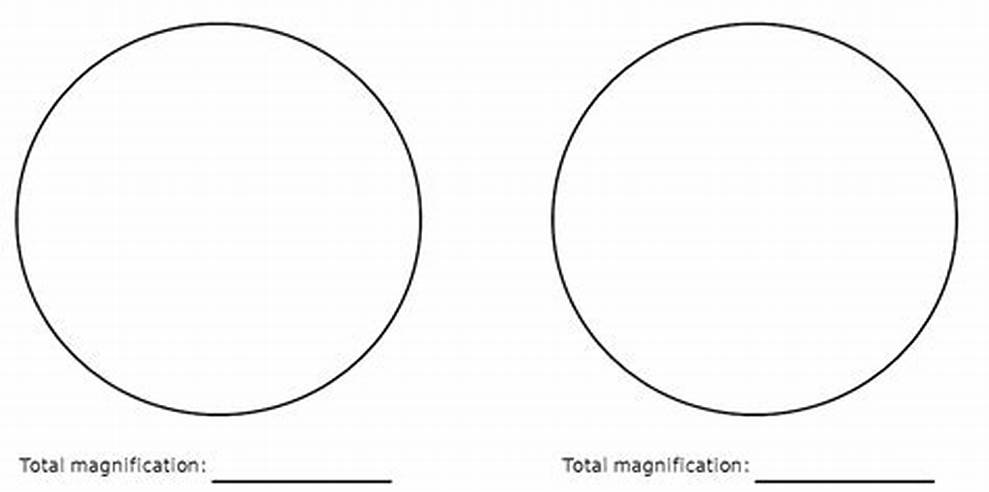
#> input picture distancia.jpg, 989 x 492 px, given in place of the camera
$ python 'Programa 2.Contorno.py'
#> lines starting #> are read from the running program, lines starting #| are printed output that depends on the picture; after the words box and inside, x2 and y2 are one past the last pixel; in counts of white or black regions, pixels touching at a corner belong together
import cv2
import numpy as np

scala_reference = 20.0
reference_width = None

cap = cv2.VideoCapture(0)

while True:
    ret, frame = cap.read()
#> frame is the input picture: shape (492, 989, 3); min 0, max 255, mean 248.4
    if not ret:
        break

    gray = cv2.cvtColor(frame, cv2.COLOR_BGR2GRAY)
    blurred = cv2.GaussianBlur(gray, (5, 5), 0)
    edges = cv2.Canny(blurred, 50, 150)
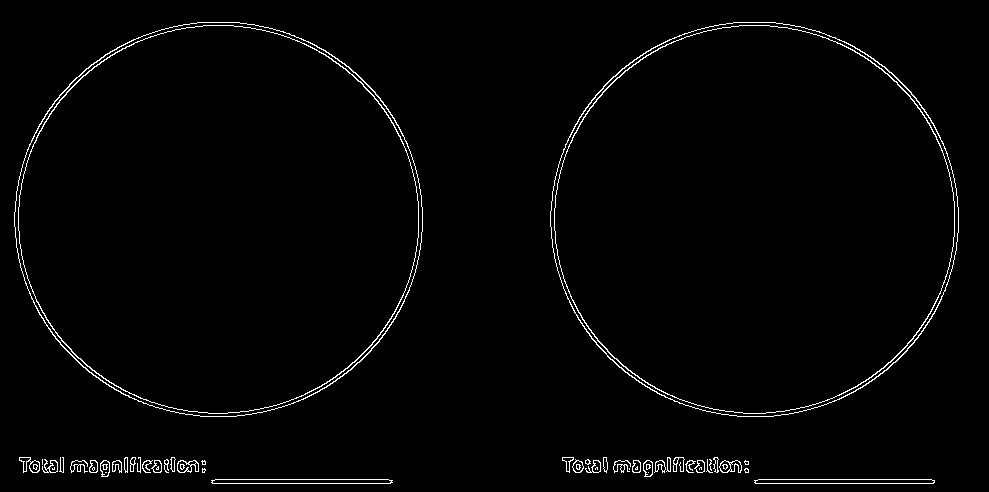
#> edges: shape (492, 989); 1.7% white in thin lines or dots, all inside (x1, y1, x2, y2) = (14, 22, 959, 484)
    contours, _ = cv2.findContours(edges, cv2.RETR_EXTERNAL, cv2.CHAIN_APPROX_SIMPLE)
#> contours = 42 contours, 13 with area under 20; largest, box (x1, y1, x2, y2) and area: (14, 22, 423, 417) 126420, (550, 22, 959, 417) 126419, (211, 479, 393, 484) 713, (754, 479, 935, 484) 712, (719, 460, 742, 473) 188
    cv2.drawContours(frame, contours, -1, (0, 255, 0),2)
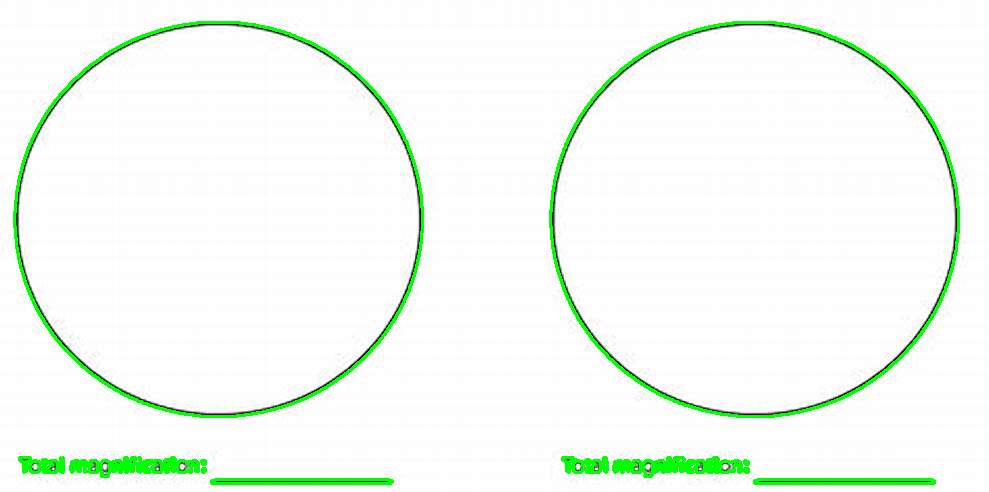
#> frame: shape (492, 989, 3); 3.19% of pixels changed, all inside (x1, y1, x2, y2) = (13, 21, 960, 485)
    cv2.imshow("Contornos de objetos", frame)

    if cv2.waitKey(1) & 0xFF == ord('q'):
#> (key q is pressed here)
        break

cap.release()
cv2.destroyAllWindows()
